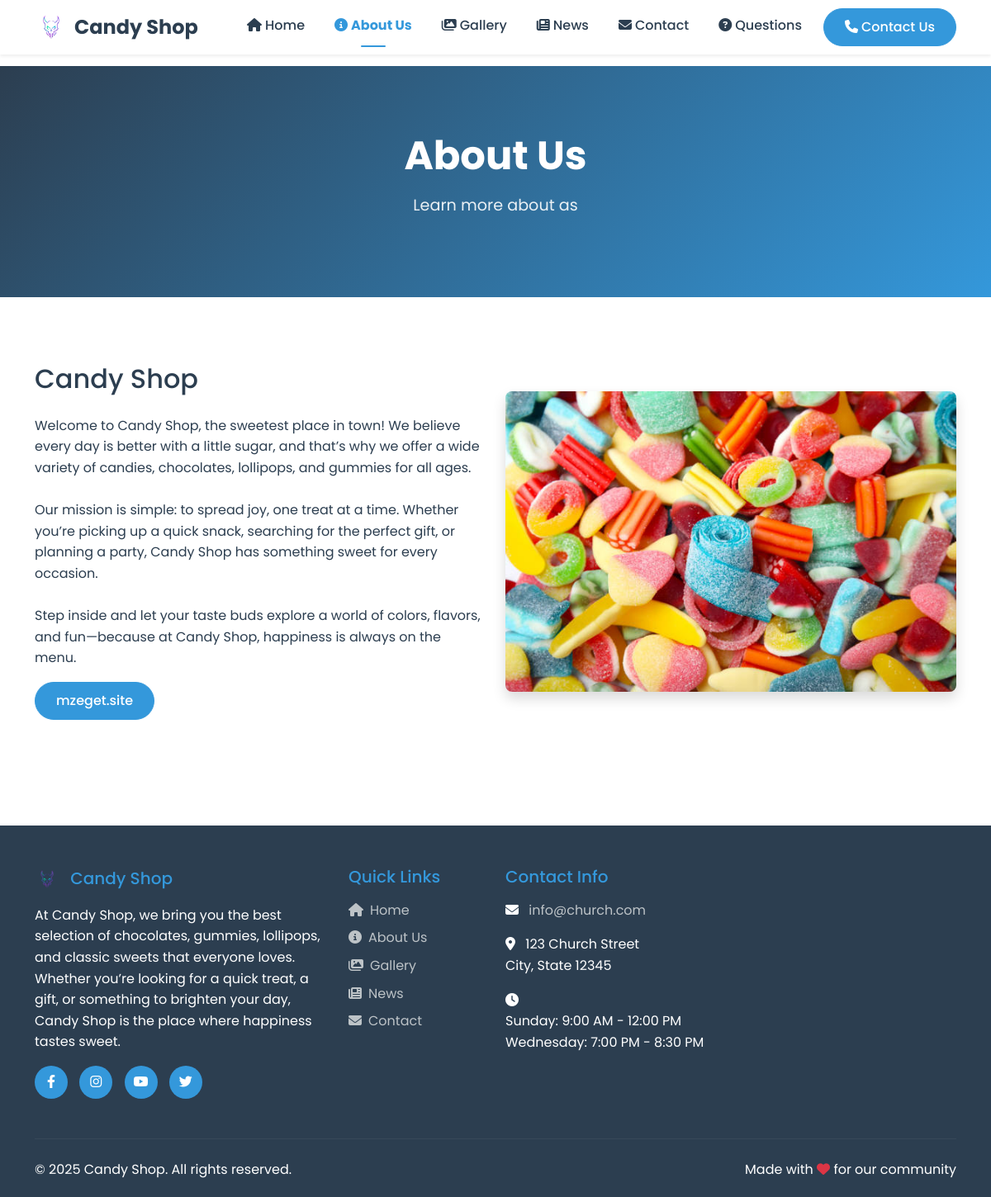
Page /about.php on the committed database.
### tables this page shows
CREATE TABLE `general_elements` (
  `id` int(11) NOT NULL,
  `ClientID` int(11) NOT NULL,
  `client_name` varchar(255) NOT NULL,
  `phone` varchar(12) NOT NULL,
  `facebook` varchar(255) DEFAULT NULL,
  `icon` varchar(3000) NOT NULL,
  `background_img1` varchar(255) DEFAULT NULL,
  `background_img2` varchar(255) DEFAULT NULL,
  `background_img3` varchar(255) DEFAULT NULL,
  `description` text DEFAULT NULL,
  `title_page2` varchar(255) DEFAULT NULL,
  `title_page3` varchar(255) DEFAULT NULL
);

CREATE TABLE `pages` (
  `id` int(11) NOT NULL,
  `pageName` varchar(200) NOT NULL
);

CREATE TABLE `content` (
  `id` int(11) NOT NULL,
  `client_id` int(11) NOT NULL,
  `pageID` int(11) NOT NULL,
  `title` text NOT NULL,
  `content` text NOT NULL,
  `img` varchar(500) NOT NULL,
  `link` varchar(200) NOT NULL,
  `linkText` varchar(500) NOT NULL,
  `created_at` timestamp NOT NULL DEFAULT current_timestamp(),
  `updated_at` timestamp NOT NULL DEFAULT current_timestamp() ON UPDATE current_timestamp()
);

### about.php (the view, shortened to what this page needs)
<?php require('components/head.inc.php'); ?>
<?php include('components/navbar.inc.php'); ?>
<?php
$page_query = "SELECT * FROM pages WHERE id = 1";
$page_result = $conn->query($page_query);
$page_data = $page_result->fetch_assoc();
$content_query = "SELECT * FROM content WHERE pageID = 1 ORDER BY id ASC";
$content_result = $conn->query($content_query);
$content_items = [];
while($row = $content_result->fetch_assoc()) {
    $content_items[] = $row;
}
?>
<section class="page-header">
    <div class="container">
        <h1><?php echo isset($page_data['pageName']) ? htmlspecialchars($page_data['pageName']) : 'About Us'; ?></h1>
        <p>Learn more about as</p>
    </div>
</section>
<section class="content-section">
    <div class="container">
        <?php if(!empty($content_items)): ?>
            <?php foreach($content_items as $index => $item): ?>
                <div class="row align-items-center mb-5 <?php echo $index % 2 == 1 ? 'flex-row-reverse' : ''; ?>">
                    <div class="col-lg-6">
                        <div class="content-text">
                            <h2 class="mb-4"><?php echo htmlspecialchars($item['title']); ?></h2>
                            <div class="content-body">
                                <?php echo nl2br(htmlspecialchars($item['content'])); ?>
                            </div>
                            <?php if(!empty($item['link']) && !empty($item['linkText'])): ?>
                                <a href="<?php echo htmlspecialchars($item['link']); ?>" class="btn btn-primary mt-3">
                                    <?php echo htmlspecialchars($item['linkText']); ?>
                                </a>
                            <?php endif; ?>
                        </div>
                    </div>
                    <div class="col-lg-6">
                        <?php if(!empty($item['img'])): ?>
                            <div class="content-image">
                                <img src="church/uploads/<?php echo htmlspecialchars($item['img']); ?>" alt="<?php echo htmlspecialchars($item['title']); ?>" class="img-fluid rounded-3 shadow">
                            </div>
                        <?php endif; ?>
                    </div>
                </div>
            <?php endforeach; ?>
        <?php endif; ?>
    </div>
</section>
<?php require('components/footer.inc.php'); ?>

### components/navbar.inc.php (shortened to what this page needs)
<?php
$current_page = basename($_SERVER['PHP_SELF'], '.php');
?>
<nav class="navbar navbar-expand-lg navbar-light bg-white shadow-sm fixed-top">
    <div class="container">
        <a class="navbar-brand d-flex align-items-center" href="index.php">
            <?php if(isset($general_data['icon']) && !empty($general_data['icon'])): ?>
                <img src="church/uploads/<?php echo htmlspecialchars($general_data['icon']); ?>" alt="Logo" height="40" class="me-2">
            <?php else: ?>
                <i class="fas fa-church me-2 text-primary"></i>
            <?php endif; ?>
            <?php echo isset($general_data['client_name']) ? htmlspecialchars($general_data['client_name']) : 'Church'; ?>
        </a>
        <div class="collapse navbar-collapse" id="navbarNav">
            <ul class="navbar-nav ms-auto">
                <li class="nav-item">
                    <a class="nav-link <?php echo ($current_page == 'index') ? 'active fw-bold' : ''; ?>" href="index.php">
                        <i class="fas fa-home me-1"></i>Home
                    </a>
                </li>
                <?php if(!empty($navbar_items)): ?>
                    <?php foreach($navbar_items as $item): ?>
                        <?php
                        $page_name = strtolower(str_replace(' ', '', $item['page_name']));
                        $is_active = false;
                        if($current_page == $page_name ||
                           ($current_page == 'about' && $page_name == 'aboutus') ||
                           ($current_page == 'gallery' && $page_name == 'photogallery') ||
                           ($current_page == 'news' && $page_name == 'news') ||
                           ($current_page == 'contact' && $page_name == 'contactus') ||
                           ($current_page == 'questions' && $page_name == 'questions')) {
                            $is_active = true;
                        }
                        ?>
                        <li class="nav-item">
                            <a class="nav-link <?php echo $is_active ? 'active fw-bold' : ''; ?>" href="<?php echo htmlspecialchars($item['page_link']); ?>">
                                <?php
                                $icon = 'fas fa-file-alt';
                                if(strpos(strtolower($item['page_name']), 'about') !== false) $icon = 'fas fa-info-circle';
                                elseif(strpos(strtolower($item['page_name']), 'gallery') !== false) $icon = 'fas fa-images';
                                elseif(strpos(strtolower($item['page_name']), 'news') !== false) $icon = 'fas fa-newspaper';
                                elseif(strpos(strtolower($item['page_name']), 'contact') !== false) $icon = 'fas fa-envelope';
                                elseif(strpos(strtolower($item['page_name']), 'service') !== false) $icon = 'fas fa-hands-praying';
                                elseif(strpos(strtolower($item['page_name']), 'question') !== false) $icon = 'fas fa-question-circle';
                                ?>
                                <i class="<?php echo $icon; ?> me-1"></i><?php echo htmlspecialchars($item['page_name']); ?>
                            </a>
                        </li>
                    <?php endforeach; ?>
                <?php else: ?>
                    <li class="nav-item">
                        <a class="nav-link <?php echo ($current_page == 'about') ? 'active fw-bold' : ''; ?>" href="about.php">
                            <i class="fas fa-info-circle me-1"></i>About Us
                        </a>
                    </li>
                    <li class="nav-item">
                        <a class="nav-link <?php echo ($current_page == 'gallery') ? 'active fw-bold' : ''; ?>" href="gallery.php">
                            <i class="fas fa-images me-1"></i>Gallery
                        </a>
                    </li>
                    <li class="nav-item">
                        <a class="nav-link <?php echo ($current_page == 'news') ? 'active fw-bold' : ''; ?>" href="news.php">
                            <i class="fas fa-newspaper me-1"></i>News
                        </a>
                    </li>
                    <li class="nav-item">
                        <a class="nav-link <?php echo ($current_page == 'contact') ? 'active fw-bold' : ''; ?>" href="contact.php">
                            <i class="fas fa-envelope me-1"></i>Contact
                        </a>
                    </li>
                    <li class="nav-item">
                        <a class="nav-link <?php echo ($current_page == 'questions') ? 'active fw-bold' : ''; ?>" href="questions.php">
                            <i class="fas fa-question-circle me-1"></i>Questions
                        </a>
                    </li>
                <?php endif; ?>
                <li class="nav-item ms-2">
                    <a class="btn btn-primary" href="contact.php">
                        <i class="fas fa-phone me-1"></i>Contact Us
                    </a>
                </li>
            </ul>
        </div>
    </div>
</nav>

### components/footer.inc.php (shortened to what this page needs)
<footer class="footer">
    <div class="container">
        <div class="row">
            <div class="col-lg-4 col-md-6 mb-4">
                <h5>
                    <?php if(isset($general_data['icon']) && !empty($general_data['icon'])): ?>
                        <img src="church/uploads/<?php echo htmlspecialchars($general_data['icon']); ?>" alt="Logo" height="30" class="me-2">
                    <?php else: ?>
                        <i class="fas fa-church me-2"></i>
                    <?php endif; ?>
                    <?php echo isset($general_data['client_name']) ? htmlspecialchars($general_data['client_name']) : 'Church'; ?>
                </h5>
                <p class="mb-3">
                    <?php echo isset($general_data['description']) ? htmlspecialchars($general_data['description']) : 'Welcome to our church community. We are dedicated to serving God and our community with love, faith, and compassion.'; ?>
                </p>
                <div class="social-links">
                    <?php if(isset($general_data['facebook']) && !empty($general_data['facebook'])): ?>
                        <a href="<?php echo htmlspecialchars($general_data['facebook']); ?>" target="_blank" title="Facebook">
                            <i class="fab fa-facebook-f"></i>
                        </a>
                    <?php endif; ?>
                    <a href="#" title="Instagram">
                        <i class="fab fa-instagram"></i>
                    </a>
                    <a href="#" title="YouTube">
                        <i class="fab fa-youtube"></i>
                    </a>
                    <a href="#" title="Twitter">
                        <i class="fab fa-twitter"></i>
                    </a>
                </div>
            </div>
            <div class="col-lg-2 col-md-6 mb-4">
                <h5>Quick Links</h5>
                <ul class="list-unstyled">
                    <li class="mb-2">
                        <a href="index.php">
                            <i class="fas fa-home me-2"></i>Home
                        </a>
                    </li>
                    <li class="mb-2">
                        <a href="about.php">
                            <i class="fas fa-info-circle me-2"></i>About Us
                        </a>
                    </li>
                    <li class="mb-2">
                        <a href="gallery.php">
                            <i class="fas fa-images me-2"></i>Gallery
                        </a>
                    </li>
                    <li class="mb-2">
                        <a href="news.php">
                            <i class="fas fa-newspaper me-2"></i>News
                        </a>
                    </li>
                    <li class="mb-2">
                        <a href="contact.php">
                            <i class="fas fa-envelope me-2"></i>Contact
                        </a>
                    </li>
                </ul>
            </div>
            <div class="col-lg-3 col-md-6 mb-4">
                <h5>Contact Info</h5>
                <div class="contact-info">
                    <div class="mb-3">
                        <i class="fas fa-envelope me-2"></i>
                        <a href="mailto:info@church.com">info@church.com</a>
                    </div>
                    <div class="mb-3">
                        <i class="fas fa-map-marker-alt me-2"></i>
                        <span>123 Church Street<br>City, State 12345</span>
                    </div>
                    <div class="mb-3">
                        <i class="fas fa-clock me-2"></i>
                        <div>
                            <div>Sunday: 9:00 AM - 12:00 PM</div>
                            <div>Wednesday: 7:00 PM - 8:30 PM</div>
                        </div>
                    </div>
                </div>
            </div>
        </div>
        <hr class="my-4" style="border-color: rgba(255,255,255,0.2);">
        <div class="row align-items-center">
            <div class="col-md-6">
                <p class="mb-0">
                    &copy; <?php echo date('Y'); ?> <?php echo isset($general_data['client_name']) ? htmlspecialchars($general_data['client_name']) : 'Church'; ?>. All rights reserved.
                </p>
            </div>
            <div class="col-md-6 text-md-end">
                <p class="mb-0">
                    Made with <i class="fas fa-heart text-danger"></i> for our community
                </p>
            </div>
        </div>
    </div>
</footer>
</body>
</html>

### components/head.inc.php (style rules this page uses)
:root { --primary-color: #2c3e50; --secondary-color: #3498db; --accent-color: #e74c3c; --text-dark: #2c3e50; --text-light: #7f8c8d; --bg-light: #f8f9fa; --bg-white: #ffffff; }
* { margin: 0; padding: 0; box-sizing: border-box; }
body { font-family: 'Poppins', sans-serif; line-height: 1.6; color: var(--text-dark); background-color: var(--bg-white); }
.navbar-brand { font-weight: 700; font-size: 1.5rem; color: var(--primary-color) !important; }
.navbar-nav .nav-link { font-weight: 500; color: var(--text-dark) !important; transition: color 0.3s ease; margin: 0 10px; }
.btn-primary { background-color: var(--secondary-color); border-color: var(--secondary-color); border-radius: 25px; padding: 10px 25px; font-weight: 500; transition: all 0.3s ease; }
.footer { background-color: var(--primary-color); color: white; padding: 50px 0 20px; }
.footer h5 { color: var(--secondary-color); margin-bottom: 1rem; }
.footer a { color: #bdc3c7; text-decoration: none; transition: color 0.3s ease; }
.social-links a { display: inline-block; width: 40px; height: 40px; background-color: var(--secondary-color); color: white; text-align: center; line-height: 40px; border-radius: 50%; margin-right: 10px; transition: all 0.3s ease; }
.page-header { background: linear-gradient(135deg, var(--primary-color) 0%, var(--secondary-color) 100%); color: white; padding: 80px 0; text-align: center; }
.page-header h1 { font-size: 3rem; font-weight: 700; margin-bottom: 1rem; }
.page-header p { font-size: 1.2rem; opacity: 0.9; }
.content-section { padding: 80px 0; }

### components/navbar.inc.php (style rules this page uses)
body { padding-top: 80px; }
.navbar { backdrop-filter: blur(10px); background-color: rgba(255, 255, 255, 0.95) !important; }
.nav-link.active { color: var(--secondary-color) !important; position: relative; }
.nav-link.active::after { content: ''; position: absolute; bottom: -5px; left: 50%; transform: translateX(-50%); width: 30px; height: 2px; background-color: var(--secondary-color); border-radius: 2px; }

### rows in the picture
general_elements: icon (picture), client_name "Candy Shop", description "At Candy Shop, we bring you the best selection of chocolates, gummies, lollipops, and classic sweets that everyone loves. Whether you’re looking for a quick treat, a gift, or something to brighten your day, Candy Shop is the place where happiness tastes sweet."
pages: pageName "About Us"
content: title "Candy Shop", content "Welcome to Candy Shop, the sweetest place in town! We believe every day is better with a little sugar, and that’s why we offer a wide variety of candies, chocolates, lollipops, and gummies for all ages. Our mission is simple: to spread joy, one treat at a time. Whether you’re picking up a quick snack, searching for the perfect gift, or planning a party, Candy Shop has something sweet for every occasion. Step inside and let your taste buds explore a world of colors, flavors, and fun—because at Candy Shop, happiness is always on the menu.", linkText "mzeget.site", img (picture)
